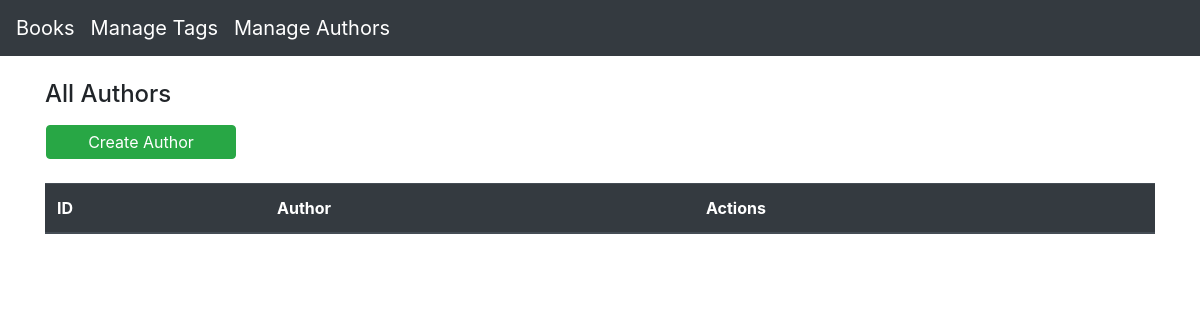
Before: /authors/index.php with the older database file.
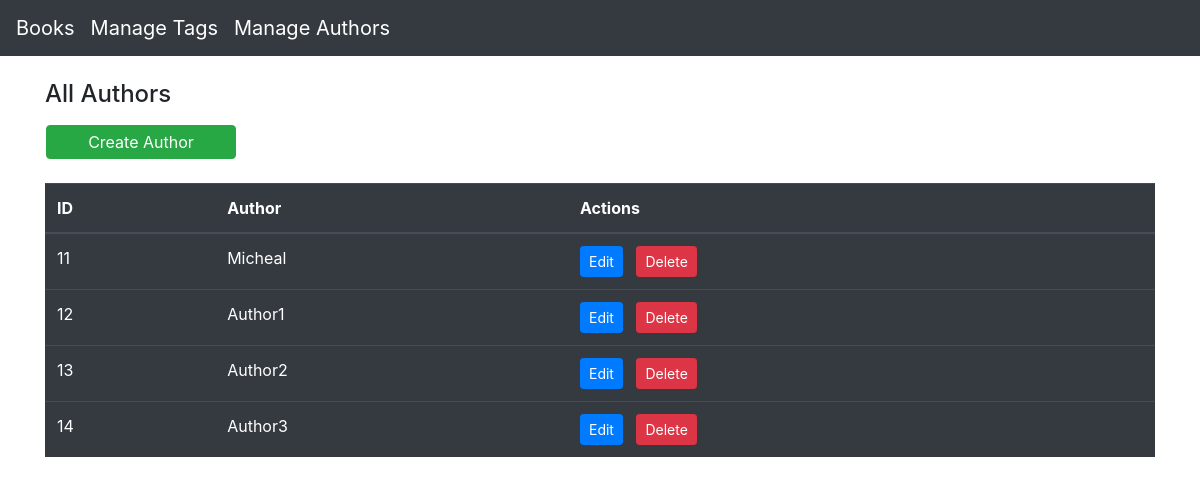
After: the same page with the newer database file.
### tables this page shows
CREATE TABLE `authors` (
    `id` int(11) NOT NULL,
    `author` varchar(256) NOT NULL
  );

### config/database.php (called while the page is built)
<?php
return [
    'mysql'     => [
        'name'      => 'mysql',
        'host'      => 'localhost',
        'username'  => 'hani',
        'password'  => 'Hani.123!@#',
        'dbname'    => 'Test'
    ]
];

### config/connection.php (called while the page is built, shortened)
<?php
class Connection
{
    private $info;
    public function __construct()
    {
        $this->info = require "../config/database.php";
        $this->instance = $this->getConnection();
        return $this->instance;
    }
    public function getConnection()
    {
        $dsn = $this->info['mysql']['name'] . ':' . 'dbname=' . $this->info['mysql']['dbname'] . ';' . 'host=' . $this->info['mysql']['host'];
        try {
            $connection = new PDO($dsn, $this->info['mysql']['username'], $this->info['mysql']['password']);
            return $connection;
        } catch (PDOException $e) {
            echo "Connection Failed: " . $e->getMessage();
        }
    }
}

### db/BaseModel.php (called while the page is built, shortened)
<?php
require "../config/connection.php";
class BaseModel
{
    protected $fields = [];
    protected $table;
    protected $conn;
    public function __construct()
    {
        $connection = new Connection();
        $this->conn = $connection->instance;
        $this->conn->setAttribute(PDO::ATTR_ERRMODE, PDO::ERRMODE_WARNING);
    }
    public function fetchAll($row = null)
    {
        if ($row != null) {
            $query = $row;
        } else {
            $query = "SELECT " . implode(',', $this->fields) . " FROM " . $this->table;
        }
        return $this->conn->query($query)->fetchAll(PDO::FETCH_OBJ);
    }
}

### authors/index.php (the view, shortened to what this page needs)
<div class="row">
    <h4 class="col-12 mb-3">All Authors</h4>
    <a type="submit" class="btn btn-success col-2 mb-4 ml-3 p-1" href="create.php">Create Author</a>
</div>
<table class="table table-dark">
    <thead>
        <tr>
            <th>ID</th>
            <th>Author</th>
            <th>Actions</th>
        </tr>
    </thead>
    <tbody>
        <?php
        $author = new Author;
        foreach ($author->fetchAll() as $row) :
            ?>
            <tr>
                <td><?= $row->id; ?></td>
                <td><?= $row->author; ?></td>
                <td><a class="btn btn-sm btn-primary" href="edit.php?id=<?= $row->id; ?>">Edit</a> &nbsp; <a class="btn btn-sm btn-danger" href="delete.php?id=<?= $row->id; ?>">Delete</a></td>
            </tr>
        <?php endforeach; ?>
    </tbody>
</table>

Changed rows visible on the page:
added authors: id "11", author "Micheal"
added authors: id "12", author "Author1"
added authors: id "13", author "Author2"
added authors: id "14", author "Author3"
